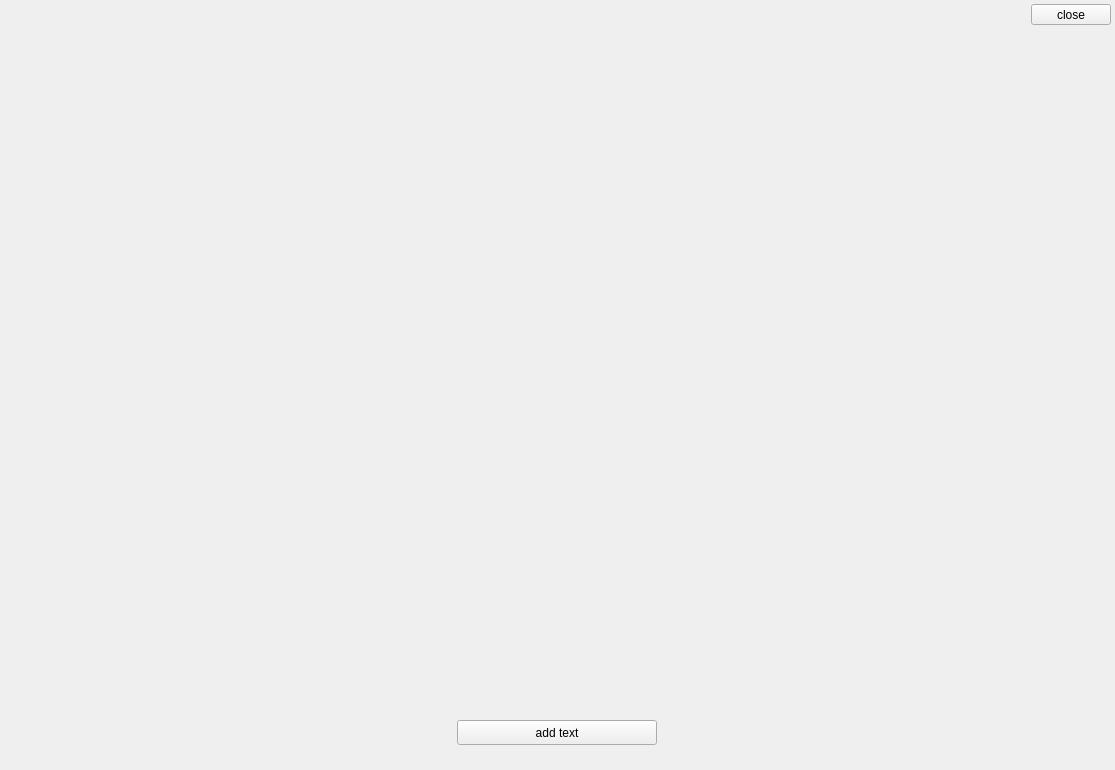
<?xml version="1.0" encoding="UTF-8"?>
<ui version="4.0">
 <class>MainWindow</class>
 <widget class="QMainWindow" name="MainWindow">
  <property name="geometry">
   <rect>
    <x>0</x>
    <y>0</y>
    <width>1115</width>
    <height>770</height>
   </rect>
  </property>
  <property name="windowTitle">
   <string>Canvas</string>
  </property>
  <property name="toolButtonStyle">
   <enum>Qt::ToolButtonTextBesideIcon</enum>
  </property>
  <property name="animated">
   <bool>true</bool>
  </property>
  <property name="documentMode">
   <bool>false</bool>
  </property>
  <widget class="QWidget" name="centralwidget">
   <layout class="QVBoxLayout" name="verticalLayout_2">
    <property name="spacing">
     <number>2</number>
    </property>
    <property name="leftMargin">
     <number>2</number>
    </property>
    <property name="topMargin">
     <number>2</number>
    </property>
    <property name="rightMargin">
     <number>2</number>
    </property>
    <property name="bottomMargin">
     <number>2</number>
    </property>
    <item>
     <widget class="QWidget" name="bottomBar_2" native="true">
      <property name="minimumSize">
       <size>
        <width>0</width>
        <height>25</height>
       </size>
      </property>
      <property name="maximumSize">
       <size>
        <width>16777215</width>
        <height>25</height>
       </size>
      </property>
      <layout class="QHBoxLayout" name="horizontalLayout_4">
       <property name="spacing">
        <number>6</number>
       </property>
       <property name="leftMargin">
        <number>2</number>
       </property>
       <property name="topMargin">
        <number>2</number>
       </property>
       <property name="rightMargin">
        <number>2</number>
       </property>
       <property name="bottomMargin">
        <number>2</number>
       </property>
       <item>
        <spacer name="horizontalSpacer">
         <property name="orientation">
          <enum>Qt::Horizontal</enum>
         </property>
         <property name="sizeHint" stdset="0">
          <size>
           <width>40</width>
           <height>20</height>
          </size>
         </property>
        </spacer>
       </item>
       <item>
        <widget class="QPushButton" name="close_btn">
         <property name="maximumSize">
          <size>
           <width>200</width>
           <height>25</height>
          </size>
         </property>
         <property name="text">
          <string>close</string>
         </property>
        </widget>
       </item>
      </layout>
     </widget>
    </item>
    <item>
     <widget class="QWidget" name="topBar" native="true">
      <layout class="QHBoxLayout" name="horizontalLayout_3">
       <property name="spacing">
        <number>2</number>
       </property>
       <property name="leftMargin">
        <number>2</number>
       </property>
       <property name="topMargin">
        <number>2</number>
       </property>
       <property name="rightMargin">
        <number>2</number>
       </property>
       <property name="bottomMargin">
        <number>2</number>
       </property>
       <item>
        <widget class="QWidget" name="viewWidget" native="true">
         <property name="minimumSize">
          <size>
           <width>500</width>
           <height>0</height>
          </size>
         </property>
        </widget>
       </item>
      </layout>
     </widget>
    </item>
    <item>
     <widget class="QWidget" name="bottomBar" native="true">
      <property name="maximumSize">
       <size>
        <width>16777215</width>
        <height>70</height>
       </size>
      </property>
      <layout class="QHBoxLayout" name="horizontalLayout_2">
       <property name="spacing">
        <number>6</number>
       </property>
       <property name="leftMargin">
        <number>2</number>
       </property>
       <property name="topMargin">
        <number>2</number>
       </property>
       <property name="rightMargin">
        <number>2</number>
       </property>
       <property name="bottomMargin">
        <number>2</number>
       </property>
       <item>
        <widget class="QPushButton" name="addTex_btn">
         <property name="maximumSize">
          <size>
           <width>200</width>
           <height>25</height>
          </size>
         </property>
         <property name="text">
          <string>add text</string>
         </property>
        </widget>
       </item>
      </layout>
     </widget>
    </item>
   </layout>
  </widget>
 </widget>
 <resources/>
 <connections/>
</ui>
